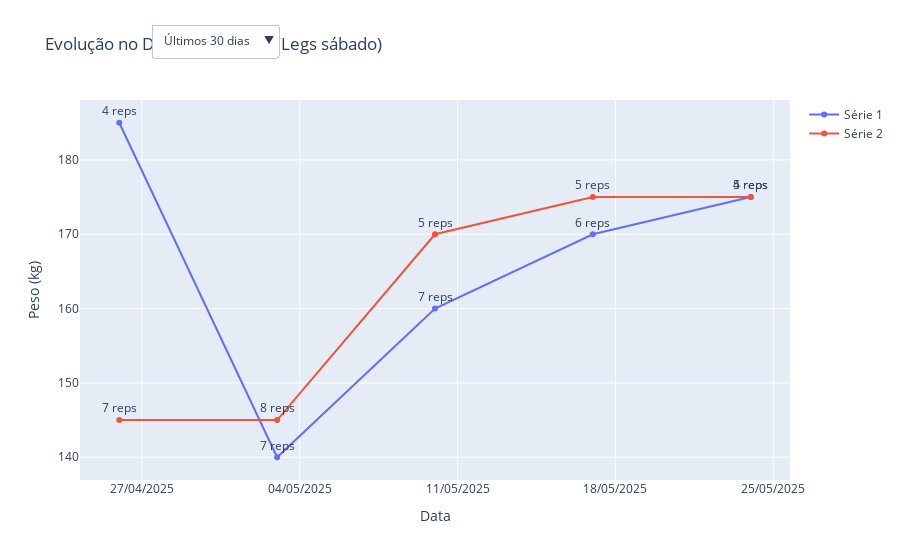

Notebook code cell kept with this figure:
### Code cell
import plotly.graph_objects as go
import pandas as pd

def gerar_grafico_interativo(df, treino_nome, exercicio_nome, output_path='grafico_treino.html'):
    # Cria uma cópia do DataFrame para evitar modificações no original
    df = df.copy()
    
    # Garante que a coluna 'date' está no formato datetime.date
    df['date'] = pd.to_datetime(df['date']).dt.date

    # Filtra pelo exercício e treino desejado
    exercicio_df = df[(df['title'] == treino_nome) & (df['exercise_title'] == exercicio_nome)]

    # Verifica se há dados após o filtro
    if exercicio_df.empty:
        print(f"Nenhum dado encontrado para {exercicio_nome} em {treino_nome}")
        return None

    # Calcula a data máxima para referência
    max_date = exercicio_df['date'].max()

    # Filtra inicialmente para os últimos 30 dias (padrão)
    initial_data = exercicio_df[exercicio_df['date'] >= (max_date - pd.Timedelta(days=30))]

    # Cria os traces iniciais para os últimos 30 dias
    traces = []
    for set_idx in sorted(initial_data['set_index'].unique()):  # Ordena para consistência
        set_data = initial_data[initial_data['set_index'] == set_idx]
        traces.append(go.Scatter(
            x=set_data['date'],
            y=set_data['weight_kg'],
            mode='lines+markers+text',
            name=f'Série {set_idx + 1}',
            text=[f'{r} reps' for r in set_data['reps']],
            textposition='top center',
            hovertemplate='Data: %{x}<br>Peso: %{y} kg<br>Reps: %{text}<extra></extra>'
        ))

    # Layout com botões de filtro
    layout = go.Layout(
        title=f'Evolução no {exercicio_nome} ({treino_nome})',
        xaxis=dict(title='Data', tickformat='%d/%m/%Y'),
        yaxis=dict(title='Peso (kg)'),
        hovermode='closest',
        updatemenus=[
            {
                "buttons": [
                    {
                        "label": "Últimos 30 dias",
                        "method": "restyle",
                        "args": [{
                            "x": [exercicio_df[(exercicio_df['set_index'] == idx) & (exercicio_df['date'] >= (max_date - pd.Timedelta(days=30)))]['date'] for idx in sorted(exercicio_df['set_index'].unique())],
                            "y": [exercicio_df[(exercicio_df['set_index'] == idx) & (exercicio_df['date'] >= (max_date - pd.Timedelta(days=30)))]['weight_kg'] for idx in sorted(exercicio_df['set_index'].unique())],
                            "text": [exercicio_df[(exercicio_df['set_index'] == idx) & (exercicio_df['date'] >= (max_date - pd.Timedelta(days=30)))]['reps'].apply(lambda r: f'{r} reps') for idx in sorted(exercicio_df['set_index'].unique())],
                            "visible": [True] * len(exercicio_df['set_index'].unique())
                        }],
                        "args2": [{"visible": [True] * len(exercicio_df['set_index'].unique())}],
                    },
                    {
                        "label": "Últimos 60 dias",
                        "method": "restyle",
                        "args": [{
                            "x": [exercicio_df[(exercicio_df['set_index'] == idx) & (exercicio_df['date'] >= (max_date - pd.Timedelta(days=60)))]['date'] for idx in sorted(exercicio_df['set_index'].unique())],
                            "y": [exercicio_df[(exercicio_df['set_index'] == idx) & (exercicio_df['date'] >= (max_date - pd.Timedelta(days=60)))]['weight_kg'] for idx in sorted(exercicio_df['set_index'].unique())],
                            "text": [exercicio_df[(exercicio_df['set_index'] == idx) & (exercicio_df['date'] >= (max_date - pd.Timedelta(days=60)))]['reps'].apply(lambda r: f'{r} reps') for idx in sorted(exercicio_df['set_index'].unique())],
                            "visible": [True] * len(exercicio_df['set_index'].unique())
                        }],
                        "args2": [{"visible": [True] * len(exercicio_df['set_index'].unique())}],
                    },
                    {
                        "label": "Últimos 90 dias",
                        "method": "restyle",
                        "args": [{
                            "x": [exercicio_df[(exercicio_df['set_index'] == idx) & (exercicio_df['date'] >= (max_date - pd.Timedelta(days=90)))]['date'] for idx in sorted(exercicio_df['set_index'].unique())],
                            "y": [exercicio_df[(exercicio_df['set_index'] == idx) & (exercicio_df['date'] >= (max_date - pd.Timedelta(days=90)))]['weight_kg'] for idx in sorted(exercicio_df['set_index'].unique())],
                            "text": [exercicio_df[(exercicio_df['set_index'] == idx) & (exercicio_df['date'] >= (max_date - pd.Timedelta(days=90)))]['reps'].apply(lambda r: f'{r} reps') for idx in sorted(exercicio_df['set_index'].unique())],
                            "visible": [True] * len(exercicio_df['set_index'].unique())
                        }],
                        "args2": [{"visible": [True] * len(exercicio_df['set_index'].unique())}],
                    },
                    {
                        "label": "Todos os dados",
                        "method": "restyle",
                        "args": [{
                            "x": [exercicio_df[exercicio_df['set_index'] == idx]['date'] for idx in sorted(exercicio_df['set_index'].unique())],
                            "y": [exercicio_df[exercicio_df['set_index'] == idx]['weight_kg'] for idx in sorted(exercicio_df['set_index'].unique())],
                            "text": [exercicio_df[exercicio_df['set_index'] == idx]['reps'].apply(lambda r: f'{r} reps') for idx in sorted(exercicio_df['set_index'].unique())],
                            "visible": [True] * len(exercicio_df['set_index'].unique())
                        }],
                        "args2": [{"visible": [True] * len(exercicio_df['set_index'].unique())}],
                    }
                ],
                "direction": "down",
                "showactive": True,
                "active": 0,  # Define "Últimos 30 dias" como o botão ativo por padrão
                "x": 0.1,
                "xanchor": "left",
                "y": 1.2,
                "yanchor": "top"
            }
        ]
    )

    # Cria a figura
    fig = go.Figure(data=traces, layout=layout)
    
    # Salva o gráfico como HTML
    # fig.write_html(output_path, auto_open=False)  # auto_open=False para evitar abrir o navegador automaticamente
    
    # Retorna a figura para visualização direta em notebooks
    return fig

# Exemplo de uso:
graf = gerar_grafico_interativo(workout_df_columns_filtered, 'Legs sábado', 'Deadlift (Barbell)')
if graf is not None:
    graf.show()  # Exibe o gráfico diretamente no Jupyter Notebook

### Figure 1 — Plotly figure (JSON) as saved in the notebook; plotly's stock layout.template omitted (floating-point values rounded to 4 significant figures)
{"data": [{"hovertemplate": "Data: %{x}<br>Peso: %{y} kg<br>Reps: %{text}<extra></extra>", "mode": "lines+markers+text", "name": "Série 1", "text": ["5 reps", "6 reps", "7 reps", "7 reps", "4 reps"], "textposition": "top center", "type": "scatter", "x": ["2025-05-24", "2025-05-17", "2025-05-10", "2025-05-03", "2025-04-26"], "y": [175.0, 170.0, 160.0, 140.0, 185.0]}, {"hovertemplate": "Data: %{x}<br>Peso: %{y} kg<br>Reps: %{text}<extra></extra>", "mode": "lines+markers+text", "name": "Série 2", "text": ["4 reps", "5 reps", "5 reps", "8 reps", "7 reps"], "textposition": "top center", "type": "scatter", "x": ["2025-05-24", "2025-05-17", "2025-05-10", "2025-05-03", "2025-04-26"], "y": [175.0, 175.0, 170.0, 145.0, 145.0]}], "layout": {"hovermode": "closest", "title": {"text": "Evolução no Deadlift (Barbell) (Legs sábado)"}, "updatemenus": [{"active": 0, "buttons": [{"args": [{"text": [["5 reps", "6 reps", "7 reps", "7 reps", "4 reps"], ["4 reps", "5 reps", "5 reps", "8 reps", "7 reps"]], "visible": [true, true], "x": [["2025-05-24", "2025-05-17", "2025-05-10", "2025-05-03", "2025-04-26"], ["2025-05-24", "2025-05-17", "2025-05-10", "2025-05-03", "2025-04-26"]], "y": [[175, 170, 160, 140, 185], [175, 175, 170, 145, 145]]}], "args2": [{"visible": [true, true]}], "label": "Últimos 30 dias", "method": "restyle"}, {"args": [{"text": [["5 reps", "6 reps", "7 reps", "7 reps", "4 reps", "5 reps", "6 reps", "5 reps", "3 reps"], ["4 reps", "5 reps", "5 reps", "8 reps", "7 reps", "4 reps", "5 reps", "6 reps", "5 reps"]], "visible": [true, true], "x": [["2025-05-24", "2025-05-17", "2025-05-10", "2025-05-03", "2025-04-26", "2025-04-19", "2025-04-12", "2025-04-05", "2025-03-29"], ["2025-05-24", "2025-05-17", "2025-05-10", "2025-05-03", "2025-04-26", "2025-04-19", "2025-04-12", "2025-04-05", "2025-03-29"]], "y": [[175, 170, 160, 140, 185, 185, 180, 180, 200], [175, 175, 170, 145, 145, 185, 185, 180, 180]]}], "args2": [{"visible": [true, true]}], "label": "Últimos 60 dias", "method": "restyle"}, {"args": [{"text": [["5 reps", "6 reps", "7 reps", "7 reps", "4 reps", "5 reps", "6 reps", "5 reps", "3 reps", "4 reps", "5 reps", "5 reps", "4 reps"], ["4 reps", "5 reps", "5 reps", "8 reps", "7 reps", "4 reps", "5 reps", "6 reps", "5 reps", "3 reps", "3 reps", "3 reps", "4 reps"]], "visible": [true, true], "x": [["2025-05-24", "2025-05-17", "2025-05-10", "2025-05-03", "2025-04-26", "2025-04-19", "2025-04-12", "2025-04-05", "2025-03-29", "2025-03-22", "2025-03-15", "2025-03-08", "2025-03-01"], ["2025-05-24", "2025-05-17", "2025-05-10", "2025-05-03", "2025-04-26", "2025-04-19", "2025-04-12", "2025-04-05", "2025-03-29", "2025-03-22", "2025-03-15", "2025-03-08", "2025-03-01"]], "y": [[175, 170, 160, 140, 185, 185, 180, 180, 200, 200, 200, 200, 200], [175, 175, 170, 145, 145, 185, 185, 180, 180, 200, 200, 200, 200]]}], "args2": [{"visible": [true, true]}], "label": "Últimos 90 dias", "method": "restyle"}, {"args": [{"text": [["5 reps", "6 reps", "7 reps", "7 reps", "4 reps", "5 reps", "6 reps", "5 reps", "3 reps", "4 reps", "5 reps", "5 reps", "4 reps"], ["4 reps", "5 reps", "5 reps", "8 reps", "7 reps", "4 reps", "5 reps", "6 reps", "5 reps", "3 reps", "3 reps", "3 reps", "4 reps"]], "visible": [true, true], "x": [["2025-05-24", "2025-05-17", "2025-05-10", "2025-05-03", "2025-04-26", "2025-04-19", "2025-04-12", "2025-04-05", "2025-03-29", "2025-03-22", "2025-03-15", "2025-03-08", "2025-03-01"], ["2025-05-24", "2025-05-17", "2025-05-10", "2025-05-03", "2025-04-26", "2025-04-19", "2025-04-12", "2025-04-05", "2025-03-29", "2025-03-22", "2025-03-15", "2025-03-08", "2025-03-01"]], "y": [[175, 170, 160, 140, 185, 185, 180, 180, 200, 200, 200, 200, 200], [175, 175, 170, 145, 145, 185, 185, 180, 180, 200, 200, 200, 200]]}], "args2": [{"visible": [true, true]}], "label": "Todos os dados", "method": "restyle"}], "direction": "down", "showactive": true, "x": 0.1, "xanchor": "left", "y": 1.2, "yanchor": "top"}], "xaxis": {"tickformat": "%d/%m/%Y", "title": {"text": "Data"}}, "yaxis": {"title": {"text": "Peso (kg)"}}}}
